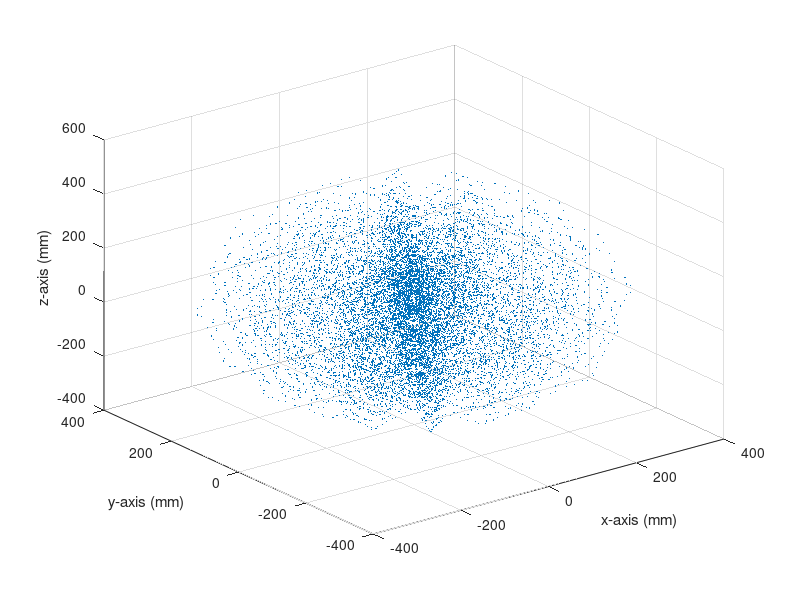
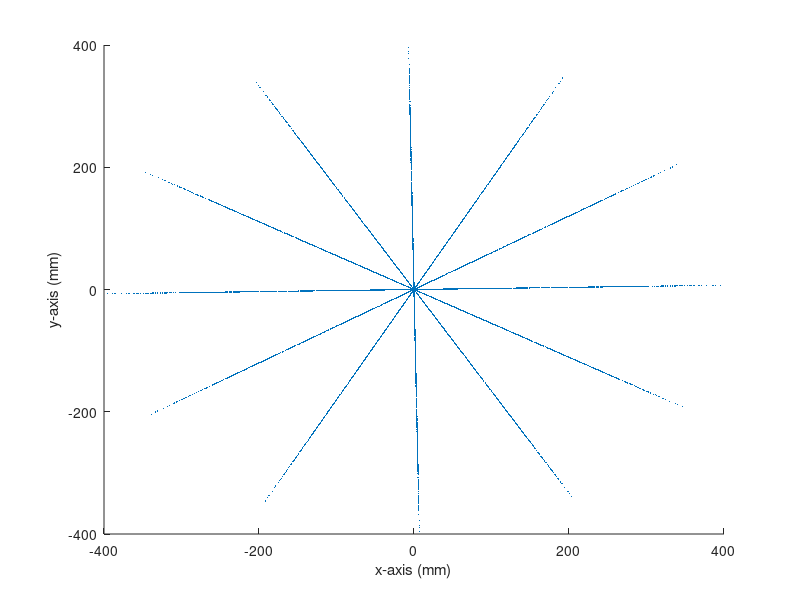
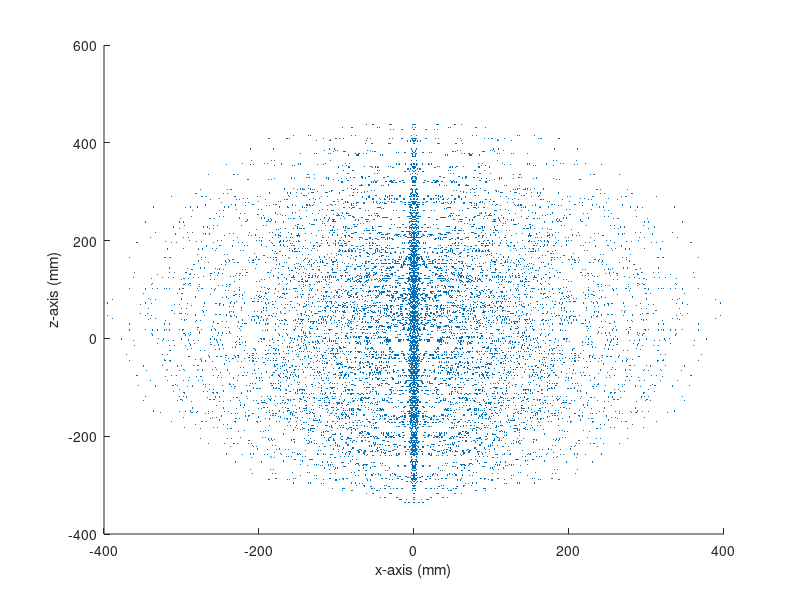
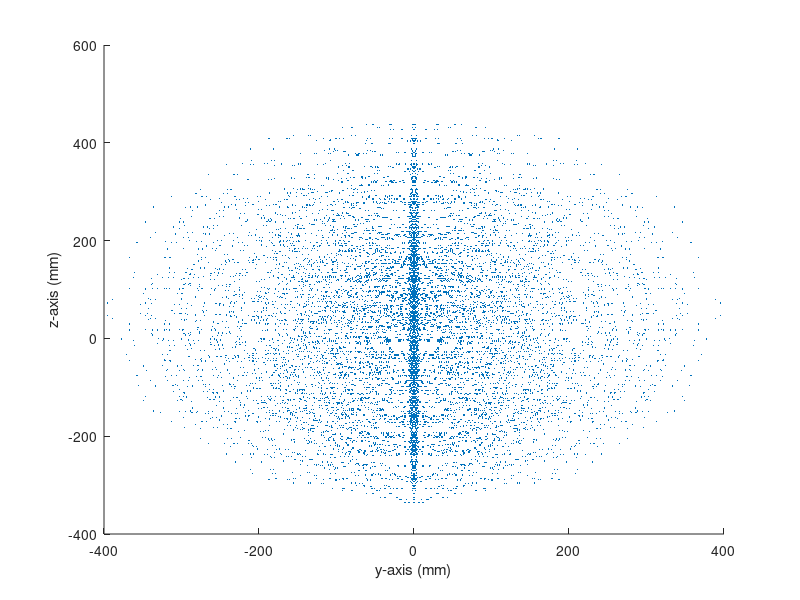

MATLAB code to generate these figures, in order:
%% Links Lengths
%unit in inch
l1 = 5.75;
l2 = 7.4;
l3 = 2.44;
d1 = 2.36;

%convert to mm
l1 = l1*25.4;
l2 = l2*25.4;
l3 = l3*25.4;
d1 = d1*25.4;

%calculate
xwork = [];
ywork = [];
zwork = [];

step = 30;

for i = 1:step:350 % for q1
    for j = 1:step:270 % for q2
        for k = 1:step:320 % for q3
            for l = 1:step:320 % for q4
                x_value = cos(deg2rad(i))*(l2*cos(deg2rad(j+k)) + l1*cos(deg2rad(j)) + l3*sin(deg2rad(j+k+l)));
                y_value = sin(deg2rad(i))*(l2*cos(deg2rad(j+k)) + l1*cos(deg2rad(j)) + l3*sin(deg2rad(j+k+l)));
                z_value = d1 - (l2*sin(deg2rad(j+k))) - (l1*sin(deg2rad(j))) + (l3*cos(deg2rad(j+k+l)));
                xwork(end+1) = x_value;
                ywork(end+1) = y_value;
                zwork(end+1) = z_value;
                
            end
        end
    end
end

%3D-plot
figure (1)
scatter3(xwork,ywork,zwork,5,'.');
xlabel('x-axis (mm)') 
ylabel('y-axis (mm)')
zlabel('z-axis (mm)') 

%XY-plot
figure (2)

scatter(xwork,ywork,5,'.');
xlabel('x-axis (mm)') 
ylabel('y-axis (mm)') 

%XZ-plot
figure (3)
scatter(xwork,zwork,5,'.');
xlabel('x-axis (mm)') 
ylabel('z-axis (mm)') 

%YZ-plot
figure (4)
scatter(ywork,zwork,5,'.');
xlabel('y-axis (mm)') 
ylabel('z-axis (mm)') 